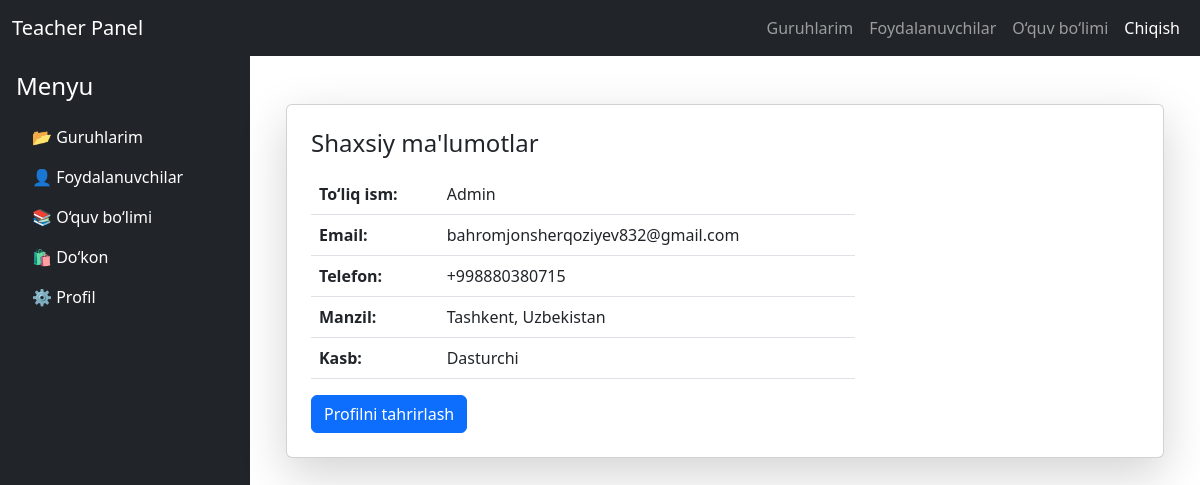
The app's page /teachers/profile/1/ (signed in) with its own data.
### teachers/models.py (models this page shows, shortened)
class BaseModel(models.Model):
    created_at = models.DateTimeField(auto_now_add=True)
    updated_at = models.DateTimeField(auto_now=True)
    class Meta:
        abstract = True

class Teacher(BaseModel):
    user = models.OneToOneField(User, on_delete=models.CASCADE, related_name="teacher_profile")
    bio = models.TextField(max_length=500, blank=True)
    phone_number = PhoneNumberField(region="UZ")
    address = models.CharField(max_length=255, null=True, blank=True)
    job = models.CharField(max_length=100, null=True, blank=True)

### teachers/views.py (the view)
# urls.py: path('profile/<int:pk>/', views.profile, name='profile'),
@login_required(login_url='education:login')
def profile(request, pk):
    teacher = get_object_or_404(Teacher, id=pk)
    context = {
        'teacher': teacher,
    }
    return render(request, 'teachers/profile.html', context)

### teachers/templates/teachers/profile.html (shortened to what this page needs)
{% extends 'teachers/base.html' %}
{% block content %}
<div class="container mt-4">
    <div class="card shadow-lg p-4">
        <div class="row">
            <div class="col-md-8">
                <h4 class="mb-3">Shaxsiy ma'lumotlar</h4>
                <table class="table">
                    <tr>
                        <th>To‘liq ism:</th>
                        <td>{{ user.first_name }} {{ user.last_name }}</td>
                    </tr>
                    <tr>
                        <th>Email:</th>
                        <td>{{ user.email }}</td>
                    </tr>
                    <tr>
                        <th>Telefon:</th>
                        <td>{{ teacher.phone_number}}</td>
                    </tr>
                    <tr>
                        <th>Manzil:</th>
                        <td>{{ teacher.address}}</td>
                    </tr>
                    <tr>
                        <th>Kasb:</th>
                        <td>{{ teacher.job}}</td>
                    </tr>
                </table>
                <div class="d-flex justify-content-between">
                    <a href="{% url 'teachers:edit_profile' %}" class="btn btn-primary">Profilni tahrirlash</a>
                </div>
            </div>
        </div>
    </div>
</div>
{% endblock %}

### records on screen
Teacher: phone_number "+998880380715", address "Tashkent, Uzbekistan", job "Dasturchi"

### other values on screen
{{ user.first_name }} "Admin"
{{ user.email }} "bahromjonsherqoziyev832@gmail.com"
